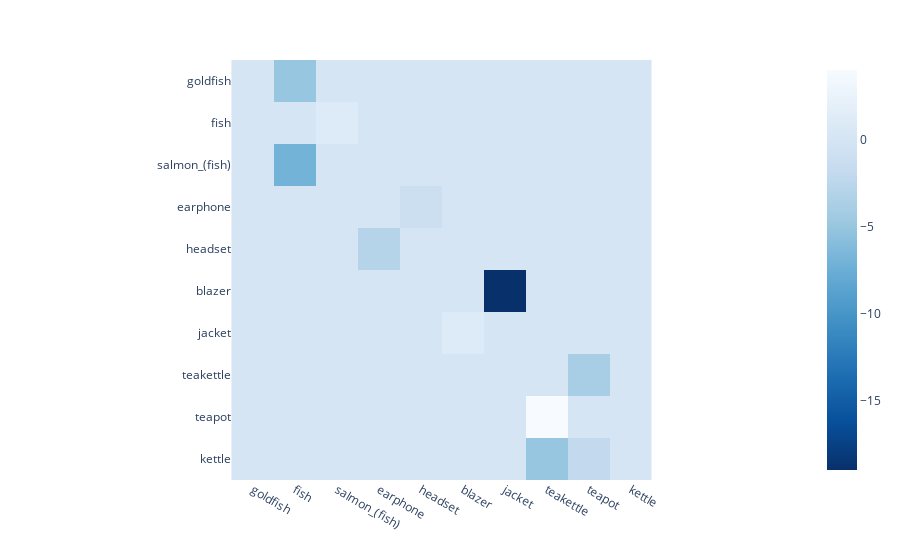

Notebook source saved alongside this figure:
### Code cell
fig = px.imshow(pred_diff_no_diag.numpy(), x=cat_names, y=cat_names, color_continuous_scale='blues_r')
fig.show()
# pred_diff.numpy()

### Figure 1 — Plotly figure (JSON) as saved in the notebook; plotly's stock layout.template omitted (floating-point values rounded to 4 significant figures)
{"data": [{"coloraxis": "coloraxis", "hovertemplate": "x: %{x}<br>y: %{y}<br>color: %{z}<extra></extra>", "name": "0", "type": "heatmap", "x": ["goldfish", "fish", "salmon_(fish)", "earphone", "headset", "blazer", "jacket", "teakettle", "teapot", "kettle"], "xaxis": "x", "y": ["goldfish", "fish", "salmon_(fish)", "earphone", "headset", "blazer", "jacket", "teakettle", "teapot", "kettle"], "yaxis": "y", "z": [[0, -5, 0, 0, 0, 0, 0, 0, 0, 0], [0, 0, 1, 0, 0, 0, 0, 0, 0, 0], [0, -7, 0, 0, 0, 0, 0, 0, 0, 0], [0, 0, 0, 0, -1, 0, 0, 0, 0, 0], [0, 0, 0, -3, 0, 0, 0, 0, 0, 0], [0, 0, 0, 0, 0, 0, -19, 0, 0, 0], [0, 0, 0, 0, 0, 1, 0, 0, 0, 0], [0, 0, 0, 0, 0, 0, 0, 0, -4, 0], [0, 0, 0, 0, 0, 0, 0, 4, 0, 0], [0, 0, 0, 0, 0, 0, 0, -5, -2, 0]]}], "layout": {"coloraxis": {"colorscale": [[0, "rgb(8,48,107)"], [0.125, "rgb(8,81,156)"], [0.25, "rgb(33,113,181)"], [0.375, "rgb(66,146,198)"], [0.5, "rgb(107,174,214)"], [0.625, "rgb(158,202,225)"], [0.75, "rgb(198,219,239)"], [0.875, "rgb(222,235,247)"], [1, "rgb(247,251,255)"]]}, "margin": {"t": 60}, "xaxis": {"anchor": "y", "constrain": "domain", "domain": [0, 1], "scaleanchor": "y"}, "yaxis": {"anchor": "x", "autorange": "reversed", "constrain": "domain", "domain": [0, 1]}}}
